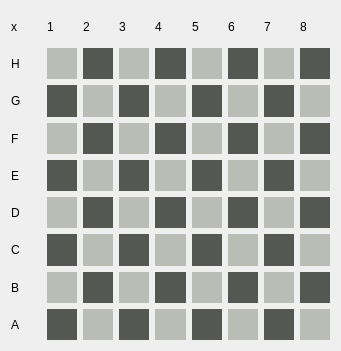
   <widget class="QWidget" name="gridLayoutWidget_2">
    <property name="geometry">
     <rect>
      <x>410</x>
      <y>270</y>
      <width>341</width>
      <height>351</height>
     </rect>
    </property>
    <layout class="QGridLayout" name="gridLayout_2">
     <item row="0" column="2">
      <widget class="QLabel" name="label_82">
       <property name="text">
        <string>2</string>
       </property>
      </widget>
     </item>
     <item row="2" column="0">
      <widget class="QLabel" name="label_83">
       <property name="text">
        <string>G</string>
       </property>
      </widget>
     </item>
     <item row="0" column="0">
      <widget class="QLabel" name="label_84">
       <property name="text">
        <string>x</string>
       </property>
      </widget>
     </item>
     <item row="0" column="1">
      <widget class="QLabel" name="label_85">
       <property name="text">
        <string>1</string>
       </property>
      </widget>
     </item>
     <item row="1" column="0">
      <widget class="QLabel" name="label_86">
       <property name="text">
        <string>H</string>
       </property>
      </widget>
     </item>
     <item row="0" column="4">
      <widget class="QLabel" name="label_87">
       <property name="text">
        <string>4</string>
       </property>
      </widget>
     </item>
     <item row="0" column="3">
      <widget class="QLabel" name="label_88">
       <property name="text">
        <string>3</string>
       </property>
      </widget>
     </item>
     <item row="0" column="6">
      <widget class="QLabel" name="label_89">
       <property name="text">
        <string>6</string>
       </property>
      </widget>
     </item>
     <item row="0" column="5">
      <widget class="QLabel" name="label_90">
       <property name="text">
        <string>5</string>
       </property>
      </widget>
     </item>
     <item row="0" column="7">
      <widget class="QLabel" name="label_91">
       <property name="text">
        <string>7</string>
       </property>
      </widget>
     </item>
     <item row="0" column="8">
      <widget class="QLabel" name="label_92">
       <property name="text">
        <string>8</string>
       </property>
      </widget>
     </item>
     <item row="3" column="0">
      <widget class="QLabel" name="label_93">
       <property name="text">
        <string>F</string>
       </property>
      </widget>
     </item>
     <item row="4" column="0">
      <widget class="QLabel" name="label_94">
       <property name="text">
        <string>E</string>
       </property>
      </widget>
     </item>
     <item row="5" column="0">
      <widget class="QLabel" name="label_95">
       <property name="text">
        <string>D</string>
       </property>
      </widget>
     </item>
     <item row="7" column="0">
      <widget class="QLabel" name="label_96">
       <property name="text">
        <string>B</string>
       </property>
      </widget>
     </item>
     <item row="6" column="0">
      <widget class="QLabel" name="label_97">
       <property name="text">
        <string>C</string>
       </property>
      </widget>
     </item>
     <item row="8" column="0">
      <widget class="QLabel" name="label_98">
       <property name="text">
        <string>A</string>
       </property>
      </widget>
     </item>
     <item row="1" column="1">
      <widget class="QLabel" name="label_99">
       <property name="maximumSize">
        <size>
         <width>33</width>
         <height>34</height>
        </size>
       </property>
       <property name="styleSheet">
        <string notr="true">background-color: rgb(186, 189, 182);</string>
       </property>
       <property name="text">
        <string/>
       </property>
      </widget>
     </item>
     <item row="1" column="2">
      <widget class="QLabel" name="label_100">
       <property name="maximumSize">
        <size>
         <width>33</width>
         <height>34</height>
        </size>
       </property>
       <property name="styleSheet">
        <string notr="true">background-color: rgb(85, 87, 83);</string>
       </property>
       <property name="text">
        <string/>
       </property>
      </widget>
     </item>
     <item row="1" column="3">
      <widget class="QLabel" name="label_101">
       <property name="maximumSize">
        <size>
         <width>33</width>
         <height>34</height>
        </size>
       </property>
       <property name="styleSheet">
        <string notr="true">background-color: rgb(186, 189, 182);</string>
       </property>
       <property name="text">
        <string/>
       </property>
      </widget>
     </item>
     <item row="1" column="4">
      <widget class="QLabel" name="label_102">
       <property name="maximumSize">
        <size>
         <width>33</width>
         <height>34</height>
        </size>
       </property>
       <property name="styleSheet">
        <string notr="true">background-color: rgb(85, 87, 83);</string>
       </property>
       <property name="text">
        <string/>
       </property>
      </widget>
     </item>
     <item row="1" column="5">
      <widget class="QLabel" name="label_103">
       <property name="maximumSize">
        <size>
         <width>33</width>
         <height>34</height>
        </size>
       </property>
       <property name="styleSheet">
        <string notr="true">background-color: rgb(186, 189, 182);</string>
       </property>
       <property name="text">
        <string/>
       </property>
      </widget>
     </item>
     <item row="1" column="6">
      <widget class="QLabel" name="label_104">
       <property name="maximumSize">
        <size>
         <width>33</width>
         <height>34</height>
        </size>
       </property>
       <property name="styleSheet">
        <string notr="true">background-color: rgb(85, 87, 83);</string>
       </property>
       <property name="text">
        <string/>
       </property>
      </widget>
     </item>
     <item row="1" column="7">
      <widget class="QLabel" name="label_105">
       <property name="maximumSize">
        <size>
         <width>33</width>
         <height>34</height>
        </size>
       </property>
       <property name="styleSheet">
        <string notr="true">background-color: rgb(186, 189, 182);</string>
       </property>
       <property name="text">
        <string/>
       </property>
      </widget>
     </item>
     <item row="1" column="8">
      <widget class="QLabel" name="label_106">
       <property name="maximumSize">
        <size>
         <width>33</width>
         <height>34</height>
        </size>
       </property>
       <property name="styleSheet">
        <string notr="true">background-color: rgb(85, 87, 83);</string>
       </property>
       <property name="text">
        <string/>
       </property>
      </widget>
     </item>
     <item row="2" column="1">
      <widget class="QLabel" name="label_107">
       <property name="maximumSize">
        <size>
         <width>33</width>
         <height>34</height>
        </size>
       </property>
       <property name="styleSheet">
        <string notr="true">background-color: rgb(85, 87, 83);</string>
       </property>
       <property name="text">
        <string/>
       </property>
      </widget>
     </item>
     <item row="2" column="2">
      <widget class="QLabel" name="label_108">
       <property name="maximumSize">
        <size>
         <width>33</width>
         <height>34</height>
        </size>
       </property>
       <property name="styleSheet">
        <string notr="true">background-color: rgb(186, 189, 182);</string>
       </property>
       <property name="text">
        <string/>
       </property>
      </widget>
     </item>
     <item row="2" column="3">
      <widget class="QLabel" name="label_109">
       <property name="maximumSize">
        <size>
         <width>33</width>
         <height>34</height>
        </size>
       </property>
       <property name="styleSheet">
        <string notr="true">background-color: rgb(85, 87, 83);</string>
       </property>
       <property name="text">
        <string/>
       </property>
      </widget>
     </item>
     <item row="2" column="4">
      <widget class="QLabel" name="label_110">
       <property name="maximumSize">
        <size>
         <width>33</width>
         <height>34</height>
        </size>
       </property>
       <property name="styleSheet">
        <string notr="true">background-color: rgb(186, 189, 182);</string>
       </property>
       <property name="text">
        <string/>
       </property>
      </widget>
     </item>
     <item row="2" column="5">
      <widget class="QLabel" name="label_111">
       <property name="maximumSize">
        <size>
         <width>33</width>
         <height>34</height>
        </size>
       </property>
       <property name="styleSheet">
        <string notr="true">background-color: rgb(85, 87, 83);</string>
       </property>
       <property name="text">
        <string/>
       </property>
      </widget>
     </item>
     <item row="2" column="6">
      <widget class="QLabel" name="label_112">
       <property name="maximumSize">
        <size>
         <width>33</width>
         <height>34</height>
        </size>
       </property>
       <property name="styleSheet">
        <string notr="true">background-color: rgb(186, 189, 182);</string>
       </property>
       <property name="text">
        <string/>
       </property>
      </widget>
     </item>
     <item row="2" column="7">
      <widget class="QLabel" name="label_113">
       <property name="maximumSize">
        <size>
         <width>33</width>
         <height>34</height>
        </size>
       </property>
       <property name="styleSheet">
        <string notr="true">background-color: rgb(85, 87, 83);</string>
       </property>
       <property name="text">
        <string/>
       </property>
      </widget>
     </item>
     <item row="2" column="8">
      <widget class="QLabel" name="label_114">
       <property name="maximumSize">
        <size>
         <width>33</width>
         <height>34</height>
        </size>
       </property>
       <property name="styleSheet">
        <string notr="true">background-color: rgb(186, 189, 182);</string>
       </property>
       <property name="text">
        <string/>
       </property>
      </widget>
     </item>
     <item row="3" column="1">
      <widget class="QLabel" name="label_115">
       <property name="maximumSize">
        <size>
         <width>33</width>
         <height>34</height>
        </size>
       </property>
       <property name="styleSheet">
        <string notr="true">background-color: rgb(186, 189, 182);</string>
       </property>
       <property name="text">
        <string/>
       </property>
      </widget>
     </item>
     <item row="3" column="2">
      <widget class="QLabel" name="label_116">
       <property name="maximumSize">
        <size>
         <width>33</width>
         <height>34</height>
        </size>
       </property>
       <property name="styleSheet">
        <string notr="true">background-color: rgb(85, 87, 83);</string>
       </property>
       <property name="text">
        <string/>
       </property>
      </widget>
     </item>
     <item row="3" column="3">
      <widget class="QLabel" name="label_117">
       <property name="maximumSize">
        <size>
         <width>33</width>
         <height>34</height>
        </size>
       </property>
       <property name="styleSheet">
        <string notr="true">background-color: rgb(186, 189, 182);</string>
       </property>
       <property name="text">
        <string/>
       </property>
      </widget>
     </item>
     <item row="3" column="4">
      <widget class="QLabel" name="label_118">
       <property name="maximumSize">
        <size>
         <width>33</width>
         <height>34</height>
        </size>
       </property>
       <property name="styleSheet">
        <string notr="true">background-color: rgb(85, 87, 83);</string>
       </property>
       <property name="text">
        <string/>
       </property>
      </widget>
     </item>
     <item row="3" column="5">
      <widget class="QLabel" name="label_119">
       <property name="maximumSize">
        <size>
         <width>33</width>
         <height>34</height>
        </size>
       </property>
       <property name="styleSheet">
        <string notr="true">background-color: rgb(186, 189, 182);</string>
       </property>
       <property name="text">
        <string/>
       </property>
      </widget>
     </item>
     <item row="3" column="6">
      <widget class="QLabel" name="label_120">
       <property name="maximumSize">
        <size>
         <width>33</width>
         <height>34</height>
        </size>
       </property>
       <property name="styleSheet">
        <string notr="true">background-color: rgb(85, 87, 83);</string>
       </property>
       <property name="text">
        <string/>
       </property>
      </widget>
     </item>
     <item row="3" column="7">
      <widget class="QLabel" name="label_121">
       <property name="maximumSize">
        <size>
         <width>33</width>
         <height>34</height>
        </size>
       </property>
       <property name="styleSheet">
        <string notr="true">background-color: rgb(186, 189, 182);</string>
       </property>
       <property name="text">
        <string/>
       </property>
      </widget>
     </item>
     <item row="3" column="8">
      <widget class="QLabel" name="label_122">
       <property name="maximumSize">
        <size>
         <width>33</width>
         <height>34</height>
        </size>
       </property>
       <property name="styleSheet">
        <string notr="true">background-color: rgb(85, 87, 83);</string>
       </property>
       <property name="text">
        <string/>
       </property>
      </widget>
     </item>
     <item row="4" column="1">
      <widget class="QLabel" name="label_123">
       <property name="maximumSize">
        <size>
         <width>33</width>
         <height>34</height>
        </size>
       </property>
       <property name="styleSheet">
        <string notr="true">background-color: rgb(85, 87, 83);</string>
       </property>
       <property name="text">
        <string/>
       </property>
      </widget>
     </item>
     <item row="4" column="2">
      <widget class="QLabel" name="label_124">
       <property name="maximumSize">
        <size>
         <width>33</width>
         <height>34</height>
        </size>
       </property>
       <property name="styleSheet">
        <string notr="true">background-color: rgb(186, 189, 182);</string>
       </property>
       <property name="text">
        <string/>
       </property>
      </widget>
     </item>
     <item row="4" column="3">
      <widget class="QLabel" name="label_125">
       <property name="maximumSize">
        <size>
         <width>33</width>
         <height>34</height>
        </size>
       </property>
       <property name="styleSheet">
        <string notr="true">background-color: rgb(85, 87, 83);</string>
       </property>
       <property name="text">
        <string/>
       </property>
      </widget>
     </item>
     <item row="4" column="4">
      <widget class="QLabel" name="label_126">
       <property name="maximumSize">
        <size>
         <width>33</width>
         <height>34</height>
        </size>
       </property>
       <property name="styleSheet">
        <string notr="true">background-color: rgb(186, 189, 182);</string>
       </property>
       <property name="text">
        <string/>
       </property>
      </widget>
     </item>
     <item row="4" column="5">
      <widget class="QLabel" name="label_127">
       <property name="maximumSize">
        <size>
         <width>33</width>
         <height>34</height>
        </size>
       </property>
       <property name="styleSheet">
        <string notr="true">background-color: rgb(85, 87, 83);</string>
       </property>
       <property name="text">
        <string/>
       </property>
      </widget>
     </item>
     <item row="4" column="6">
      <widget class="QLabel" name="label_128">
       <property name="maximumSize">
        <size>
         <width>33</width>
         <height>34</height>
        </size>
       </property>
       <property name="styleSheet">
        <string notr="true">background-color: rgb(186, 189, 182);</string>
       </property>
       <property name="text">
        <string/>
       </property>
      </widget>
     </item>
     <item row="4" column="7">
      <widget class="QLabel" name="label_129">
       <property name="maximumSize">
        <size>
         <width>33</width>
         <height>34</height>
        </size>
       </property>
       <property name="styleSheet">
        <string notr="true">background-color: rgb(85, 87, 83);</string>
       </property>
       <property name="text">
        <string/>
       </property>
      </widget>
     </item>
     <item row="4" column="8">
      <widget class="QLabel" name="label_130">
       <property name="maximumSize">
        <size>
         <width>33</width>
         <height>34</height>
        </size>
       </property>
       <property name="styleSheet">
        <string notr="true">background-color: rgb(186, 189, 182);</string>
       </property>
       <property name="text">
        <string/>
       </property>
      </widget>
     </item>
     <item row="5" column="1">
      <widget class="QLabel" name="label_131">
       <property name="maximumSize">
        <size>
         <width>33</width>
         <height>34</height>
        </size>
       </property>
       <property name="styleSheet">
        <string notr="true">background-color: rgb(186, 189, 182);</string>
       </property>
       <property name="text">
        <string/>
       </property>
      </widget>
     </item>
     <item row="5" column="2">
      <widget class="QLabel" name="label_132">
       <property name="maximumSize">
        <size>
         <width>33</width>
         <height>34</height>
        </size>
       </property>
       <property name="styleSheet">
        <string notr="true">background-color: rgb(85, 87, 83);</string>
       </property>
       <property name="text">
        <string/>
       </property>
      </widget>
     </item>
     <item row="5" column="3">
      <widget class="QLabel" name="label_133">
       <property name="maximumSize">
        <size>
         <width>33</width>
         <height>34</height>
        </size>
       </property>
       <property name="styleSheet">
        <string notr="true">background-color: rgb(186, 189, 182);</string>
       </property>
       <property name="text">
        <string/>
       </property>
      </widget>
     </item>
     <item row="5" column="4">
      <widget class="QLabel" name="label_134">
       <property name="maximumSize">
        <size>
         <width>33</width>
         <height>34</height>
        </size>
       </property>
       <property name="styleSheet">
        <string notr="true">background-color: rgb(85, 87, 83);</string>
       </property>
       <property name="text">
        <string/>
       </property>
      </widget>
     </item>
     <item row="5" column="5">
      <widget class="QLabel" name="label_135">
       <property name="maximumSize">
        <size>
         <width>33</width>
         <height>34</height>
        </size>
       </property>
       <property name="styleSheet">
        <string notr="true">background-color: rgb(186, 189, 182);</string>
       </property>
       <property name="text">
        <string/>
       </property>
      </widget>
     </item>
     <item row="5" column="6">
      <widget class="QLabel" name="label_136">
       <property name="maximumSize">
        <size>
         <width>33</width>
         <height>34</height>
        </size>
       </property>
       <property name="styleSheet">
        <string notr="true">background-color: rgb(85, 87, 83);</string>
       </property>
       <property name="text">
        <string/>
       </property>
      </widget>
     </item>
     <item row="5" column="7">
      <widget class="QLabel" name="label_137">
       <property name="maximumSize">
        <size>
         <width>33</width>
         <height>34</height>
        </size>
       </property>
       <property name="styleSheet">
        <string notr="true">background-color: rgb(186, 189, 182);</string>
       </property>
       <property name="text">
        <string/>
       </property>
      </widget>
     </item>
     <item row="5" column="8">
      <widget class="QLabel" name="label_138">
       <property name="maximumSize">
        <size>
         <width>33</width>
         <height>34</height>
        </size>
       </property>
       <property name="styleSheet">
        <string notr="true">background-color: rgb(85, 87, 83);</string>
       </property>
       <property name="text">
        <string/>
       </property>
      </widget>
     </item>
     <item row="6" column="1">
      <widget class="QLabel" name="label_139">
       <property name="maximumSize">
        <size>
         <width>33</width>
         <height>34</height>
        </size>
       </property>
       <property name="styleSheet">
        <string notr="true">background-color: rgb(85, 87, 83);</string>
       </property>
       <property name="text">
        <string/>
       </property>
      </widget>
     </item>
     <item row="6" column="2">
      <widget class="QLabel" name="label_140">
       <property name="maximumSize">
        <size>
         <width>33</width>
         <height>34</height>
        </size>
       </property>
       <property name="styleSheet">
        <string notr="true">background-color: rgb(186, 189, 182);</string>
       </property>
       <property name="text">
        <string/>
       </property>
      </widget>
     </item>
     <item row="6" column="3">
      <widget class="QLabel" name="label_141">
       <property name="maximumSize">
        <size>
         <width>33</width>
         <height>34</height>
        </size>
       </property>
       <property name="styleSheet">
        <string notr="true">background-color: rgb(85, 87, 83);</string>
       </property>
       <property name="text">
        <string/>
       </property>
      </widget>
     </item>
     <item row="6" column="4">
      <widget class="QLabel" name="label_142">
       <property name="maximumSize">
        <size>
         <width>33</width>
         <height>34</height>
        </size>
       </property>
       <property name="styleSheet">
        <string notr="true">background-color: rgb(186, 189, 182);</string>
       </property>
       <property name="text">
        <string/>
       </property>
      </widget>
     </item>
     <item row="6" column="5">
      <widget class="QLabel" name="label_143">
       <property name="maximumSize">
        <size>
         <width>33</width>
         <height>34</height>
        </size>
       </property>
       <property name="styleSheet">
        <string notr="true">background-color: rgb(85, 87, 83);</string>
       </property>
       <property name="text">
        <string/>
       </property>
      </widget>
     </item>
     <item row="6" column="6">
      <widget class="QLabel" name="label_144">
       <property name="maximumSize">
        <size>
         <width>33</width>
         <height>34</height>
        </size>
       </property>
       <property name="styleSheet">
        <string notr="true">background-color: rgb(186, 189, 182);</string>
       </property>
       <property name="text">
        <string/>
       </property>
      </widget>
     </item>
     <item row="6" column="7">
      <widget class="QLabel" name="label_145">
       <property name="maximumSize">
        <size>
         <width>33</width>
         <height>34</height>
        </size>
       </property>
       <property name="styleSheet">
        <string notr="true">background-color: rgb(85, 87, 83);</string>
       </property>
       <property name="text">
        <string/>
       </property>
      </widget>
     </item>
     <item row="6" column="8">
      <widget class="QLabel" name="label_146">
       <property name="maximumSize">
        <size>
         <width>33</width>
         <height>34</height>
        </size>
       </property>
       <property name="styleSheet">
        <string notr="true">background-color: rgb(186, 189, 182);</string>
       </property>
       <property name="text">
        <string/>
       </property>
      </widget>
     </item>
     <item row="7" column="1">
      <widget class="QLabel" name="label_147">
       <property name="maximumSize">
        <size>
         <width>33</width>
         <height>34</height>
        </size>
       </property>
       <property name="styleSheet">
        <string notr="true">background-color: rgb(186, 189, 182);</string>
       </property>
       <property name="text">
        <string/>
       </property>
      </widget>
     </item>
     <item row="7" column="2">
      <widget class="QLabel" name="label_148">
       <property name="maximumSize">
        <size>
         <width>33</width>
         <height>34</height>
        </size>
       </property>
       <property name="styleSheet">
        <string notr="true">background-color: rgb(85, 87, 83);</string>
       </property>
       <property name="text">
        <string/>
       </property>
      </widget>
     </item>
     <item row="7" column="3">
      <widget class="QLabel" name="label_149">
       <property name="maximumSize">
        <size>
         <width>33</width>
         <height>34</height>
        </size>
       </property>
       <property name="styleSheet">
        <string notr="true">background-color: rgb(186, 189, 182);</string>
       </property>
       <property name="text">
        <string/>
       </property>
      </widget>
     </item>
     <item row="7" column="4">
      <widget class="QLabel" name="label_150">
       <property name="maximumSize">
        <size>
         <width>33</width>
         <height>34</height>
        </size>
       </property>
       <property name="styleSheet">
        <string notr="true">background-color: rgb(85, 87, 83);</string>
       </property>
       <property name="text">
        <string/>
       </property>
      </widget>
     </item>
     <item row="7" column="5">
      <widget class="QLabel" name="label_151">
       <property name="maximumSize">
        <size>
         <width>33</width>
         <height>34</height>
        </size>
       </property>
       <property name="styleSheet">
        <string notr="true">background-color: rgb(186, 189, 182);</string>
       </property>
       <property name="text">
        <string/>
       </property>
      </widget>
     </item>
     <item row="7" column="6">
      <widget class="QLabel" name="label_152">
       <property name="maximumSize">
        <size>
         <width>33</width>
         <height>34</height>
        </size>
       </property>
       <property name="styleSheet">
        <string notr="true">background-color: rgb(85, 87, 83);</string>
       </property>
       <property name="text">
        <string/>
       </property>
      </widget>
     </item>
     <item row="7" column="7">
      <widget class="QLabel" name="label_153">
       <property name="maximumSize">
        <size>
         <width>33</width>
         <height>34</height>
        </size>
       </property>
       <property name="styleSheet">
        <string notr="true">background-color: rgb(186, 189, 182);</string>
       </property>
       <property name="text">
        <string/>
       </property>
      </widget>
     </item>
     <item row="7" column="8">
      <widget class="QLabel" name="label_154">
       <property name="maximumSize">
        <size>
         <width>33</width>
         <height>34</height>
        </size>
       </property>
       <property name="styleSheet">
        <string notr="true">background-color: rgb(85, 87, 83);</string>
       </property>
       <property name="text">
        <string/>
       </property>
      </widget>
     </item>
     <item row="8" column="1">
      <widget class="QLabel" name="label_155">
       <property name="maximumSize">
        <size>
         <width>33</width>
         <height>34</height>
        </size>
       </property>
       <property name="styleSheet">
        <string notr="true">background-color: rgb(85, 87, 83);</string>
       </property>
       <property name="text">
        <string/>
       </property>
      </widget>
     </item>
     <item row="8" column="2">
      <widget class="QLabel" name="label_156">
       <property name="maximumSize">
        <size>
         <width>33</width>
         <height>34</height>
        </size>
       </property>
       <property name="styleSheet">
        <string notr="true">background-color: rgb(186, 189, 182);</string>
       </property>
       <property name="text">
        <string/>
       </property>
      </widget>
     </item>
     <item row="8" column="3">
      <widget class="QLabel" name="label_157">
       <property name="maximumSize">
        <size>
         <width>33</width>
         <height>34</height>
        </size>
       </property>
       <property name="styleSheet">
        <string notr="true">background-color: rgb(85, 87, 83);</string>
       </property>
       <property name="text">
        <string/>
       </property>
      </widget>
     </item>
     <item row="8" column="4">
      <widget class="QLabel" name="label_158">
       <property name="maximumSize">
        <size>
         <width>33</width>
         <height>34</height>
        </size>
       </property>
       <property name="styleSheet">
        <string notr="true">background-color: rgb(186, 189, 182);</string>
       </property>
       <property name="text">
        <string/>
       </property>
      </widget>
     </item>
     <item row="8" column="5">
      <widget class="QLabel" name="label_159">
       <property name="maximumSize">
        <size>
         <width>33</width>
         <height>34</height>
        </size>
       </property>
       <property name="styleSheet">
        <string notr="true">background-color: rgb(85, 87, 83);</string>
       </property>
       <property name="text">
        <string/>
       </property>
      </widget>
     </item>
     <item row="8" column="6">
      <widget class="QLabel" name="label_160">
       <property name="maximumSize">
        <size>
         <width>33</width>
         <height>34</height>
        </size>
       </property>
       <property name="styleSheet">
        <string notr="true">background-color: rgb(186, 189, 182);</string>
       </property>
       <property name="text">
        <string/>
       </property>
      </widget>
     </item>
     <item row="8" column="7">
      <widget class="QLabel" name="label_161">
       <property name="maximumSize">
        <size>
         <width>33</width>
         <height>34</height>
        </size>
       </property>
       <property name="styleSheet">
        <string notr="true">background-color: rgb(85, 87, 83);</string>
       </property>
       <property name="text">
        <string/>
       </property>
      </widget>
     </item>
     <item row="8" column="8">
      <widget class="QLabel" name="label_162">
       <property name="maximumSize">
        <size>
         <width>33</width>
         <height>34</height>
        </size>
       </property>
       <property name="styleSheet">
        <string notr="true">background-color: rgb(186, 189, 182);</string>
       </property>
       <property name="text">
        <string/>
       </property>
      </widget>
     </item>
    </layout>
   </widget>
